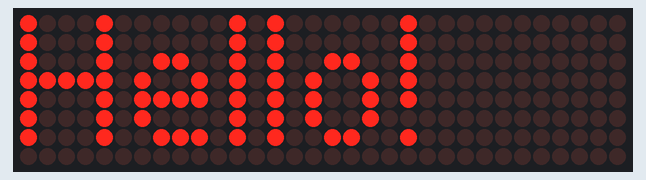
Simulated run of this sketch. Board: Arduino Uno, built with avr-gcc and run on an emulated ATmega328P. Parts: 32×8 LED matrix.

Above: at 0.1 s.

The sketch:

running_text_1_display.ino
```cpp
//Subscribe Channel Youtube AJTekno
#include <MD_Parola.h>
#include <MD_MAX72xx.h>
#include <SPI.h>

const uint16_t WAIT_TIME = 1000;

// Define the number of devices we have in the chain and the hardware interface
// NOTE: These pin numbers will probably not work with your hardware and may
// need to be adapted
#define HARDWARE_TYPE MD_MAX72XX::FC16_HW
#define MAX_DEVICES 4
#define CLK_PIN   6
#define DATA_PIN  4
#define CS_PIN    5

// Hardware SPI connection
//MD_Parola P = MD_Parola(HARDWARE_TYPE, CS_PIN, MAX_DEVICES);/
// Arbitrary output pins
 MD_Parola P = MD_Parola(HARDWARE_TYPE, DATA_PIN, CLK_PIN, CS_PIN, MAX_DEVICES);

void setup(void)
{
  P.begin();
}

void loop(void)
{
  P.print("Hello!");

}
```
